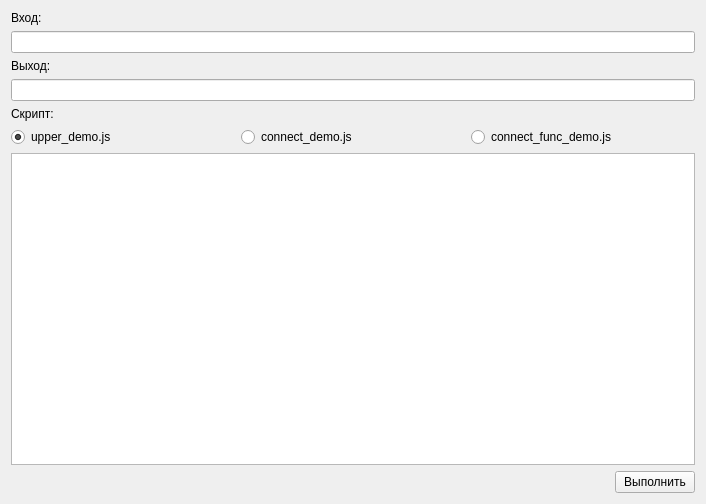
<?xml version="1.0" encoding="UTF-8"?>
<ui version="4.0">
 <class>MainWidget</class>
 <widget class="QWidget" name="MainWidget">
  <property name="geometry">
   <rect>
    <x>0</x>
    <y>0</y>
    <width>706</width>
    <height>504</height>
   </rect>
  </property>
  <property name="windowTitle">
   <string>MainWidget</string>
  </property>
  <layout class="QVBoxLayout" name="verticalLayout">
   <item>
    <widget class="QLabel" name="label">
     <property name="text">
      <string>Вход:</string>
     </property>
    </widget>
   </item>
   <item>
    <widget class="QLineEdit" name="edInput"/>
   </item>
   <item>
    <widget class="QLabel" name="label_2">
     <property name="text">
      <string>Выход:</string>
     </property>
    </widget>
   </item>
   <item>
    <widget class="QLineEdit" name="edOutput">
     <property name="readOnly">
      <bool>true</bool>
     </property>
    </widget>
   </item>
   <item>
    <widget class="QLabel" name="label_3">
     <property name="text">
      <string>Скрипт:</string>
     </property>
    </widget>
   </item>
   <item>
    <layout class="QHBoxLayout" name="horizontalLayout_2">
     <item>
      <widget class="QRadioButton" name="rbUpperDemo">
       <property name="text">
        <string>upper_demo.js</string>
       </property>
       <property name="checked">
        <bool>true</bool>
       </property>
      </widget>
     </item>
     <item>
      <widget class="QRadioButton" name="rbConnectDemo">
       <property name="text">
        <string>connect_demo.js</string>
       </property>
      </widget>
     </item>
     <item>
      <widget class="QRadioButton" name="rbConnectFuncDemo">
       <property name="text">
        <string>connect_func_demo.js</string>
       </property>
      </widget>
     </item>
    </layout>
   </item>
   <item>
    <widget class="QTextEdit" name="txtScript"/>
   </item>
   <item>
    <layout class="QHBoxLayout" name="horizontalLayout">
     <item>
      <spacer name="horizontalSpacer">
       <property name="orientation">
        <enum>Qt::Horizontal</enum>
       </property>
       <property name="sizeHint" stdset="0">
        <size>
         <width>40</width>
         <height>20</height>
        </size>
       </property>
      </spacer>
     </item>
     <item>
      <widget class="QPushButton" name="bnRun">
       <property name="text">
        <string>Выполнить</string>
       </property>
      </widget>
     </item>
    </layout>
   </item>
  </layout>
 </widget>
 <layoutdefault spacing="6" margin="11"/>
 <resources/>
 <connections/>
</ui>
